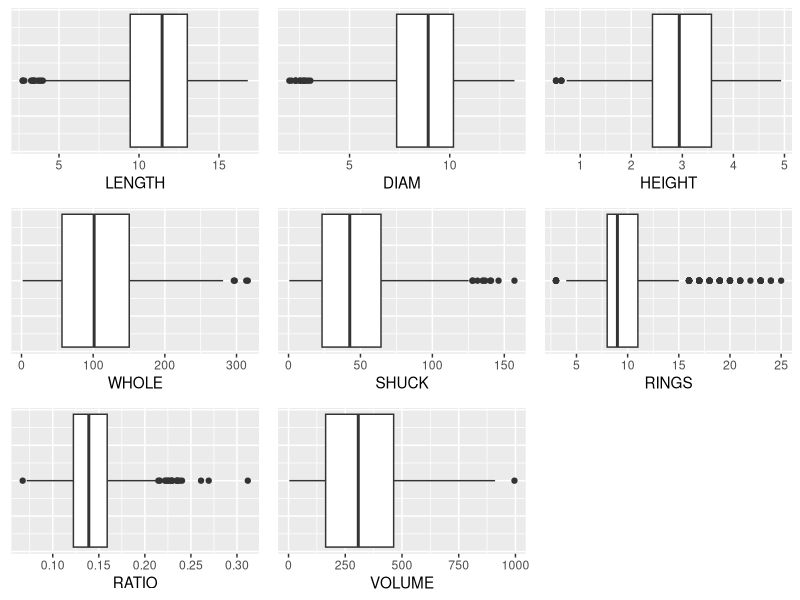
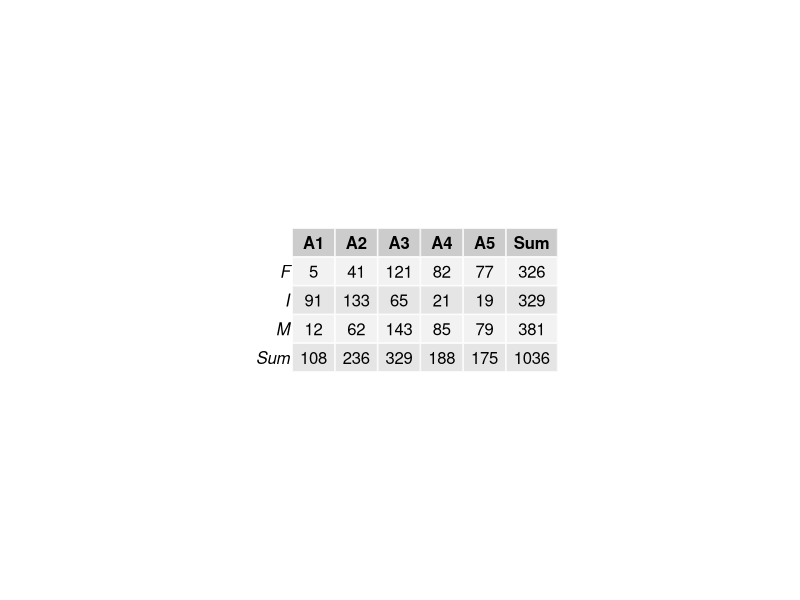
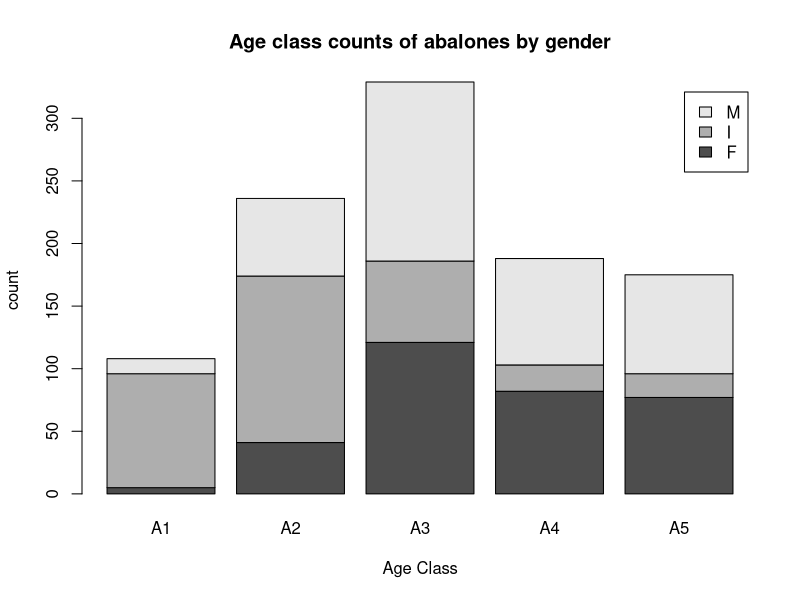
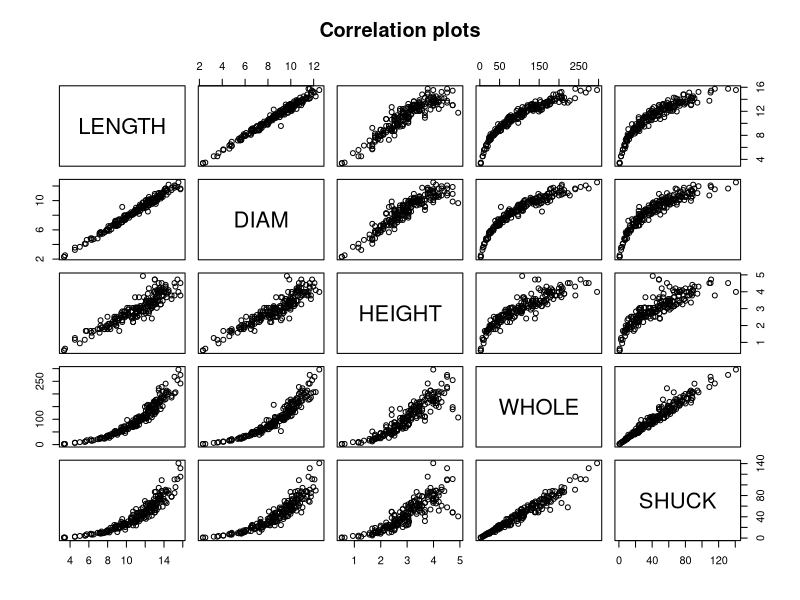
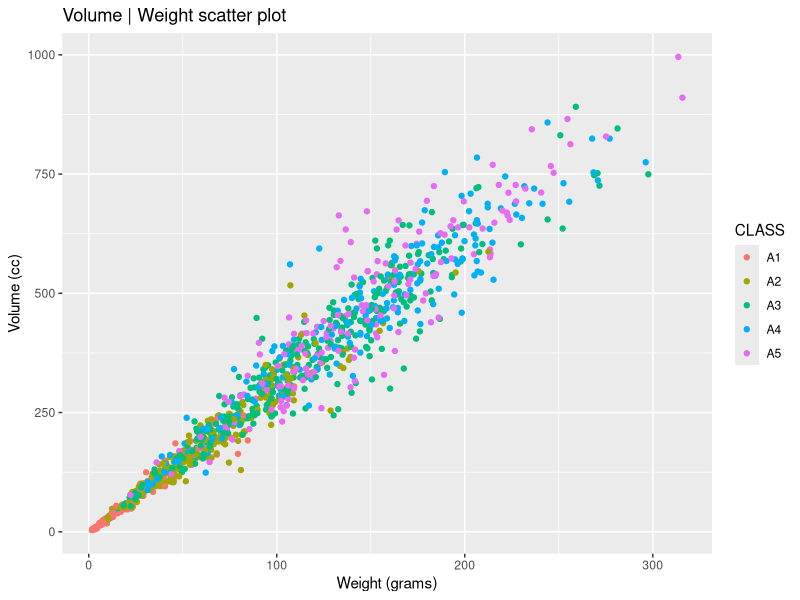
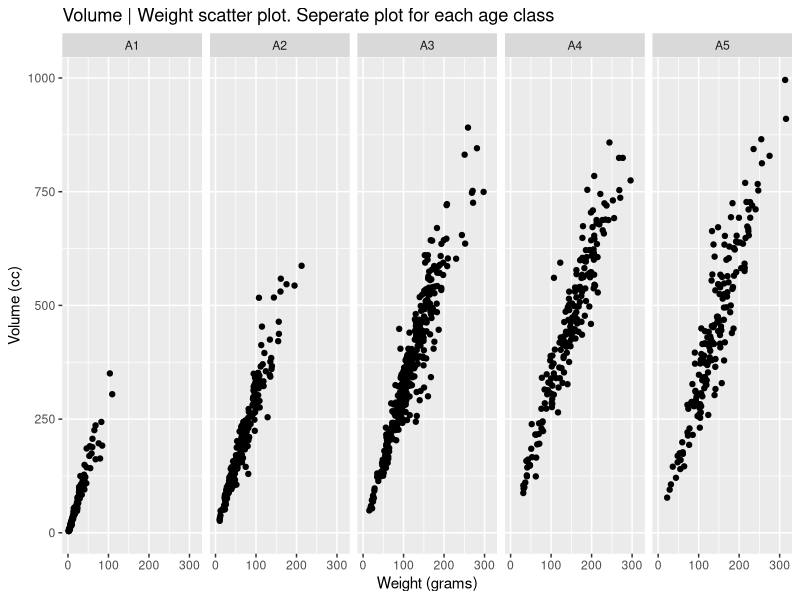
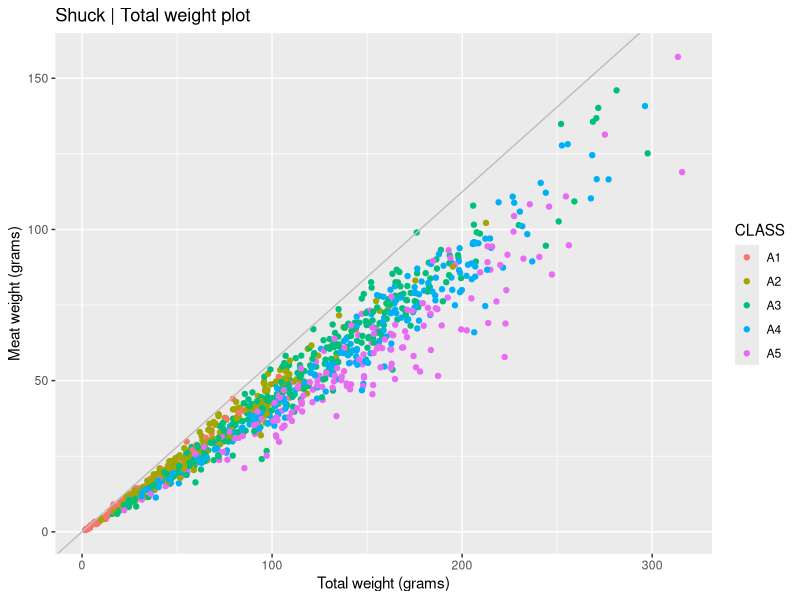
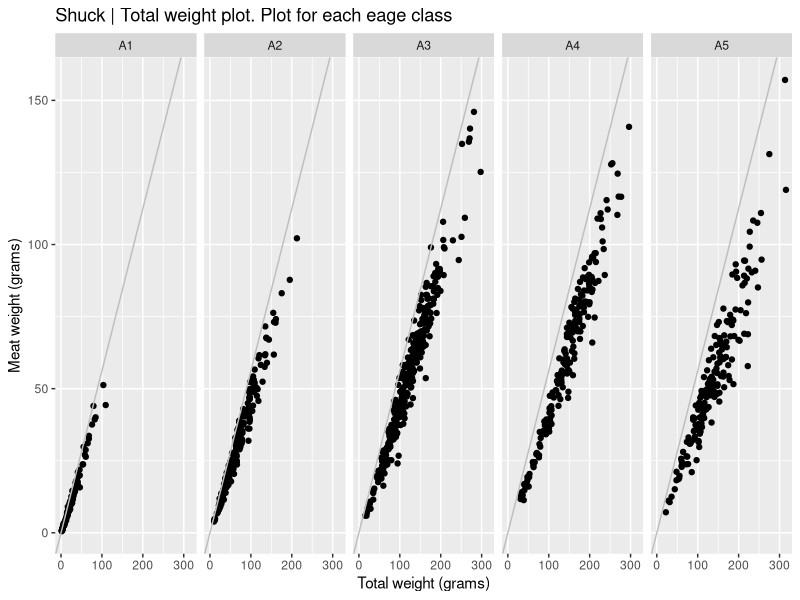

Recreate these plots in R, in order.
## ---- chunk 1
# DO NOT ADD OR REVISE CODE HERE
knitr::opts_chunk$set(echo = FALSE, eval = TRUE)
## ---- chunk 2

# a) Load the ggplot2 and gridExtra packages.

library(ggplot2)
library(gridExtra)
library(knitr)

# b) Use read.csv() to read the abalones.csv into R, assigning the data frame to "mydata."

mydata <- read.csv("data/abalones.csv", sep = ",", stringsAsFactors = TRUE)


# c) Use the str() function to verify the structure of "mydata." You should have 1036 observations
# of eight variables.

str(mydata)

# d) Define two new variables, VOLUME and RATIO. Use the following statements to define VOLUME and
# RATIO as variables appended to the data frame "mydata."

mydata$VOLUME <- mydata$LENGTH * mydata$DIAM * mydata$HEIGHT
mydata$RATIO <- mydata$SHUCK / mydata$VOLUME

## ---- chunk 3
summary(mydata)
table(mydata$CLASS, mydata$RINGS)
## ---- chunk 4
#1. SEX=M(male), F (female), I (infant)
#2. LENGTH= Longest shell length in cm
#3. DIAM = Diameter perpendicular to length in cm
#4. HEIGHT = Height perpendicular to length and diameter in cm
#5. WHOLE = Whole weight of abalone in grams
#6. SHUCK = Shucked weight of meat in grams
#7. RINGS = Age (+1.5 gives the age in years)
#8. CLASS = Age classification based on RINGS (A1= youngest,., A6=oldest) 
BASE_COLUMNS = c("SEX", "LENGTH", "DIAM", "HEIGHT", "WHOLE", "SHUCK", "RINGS", "CLASS", "RATIO", "VOLUME")

noyt = theme(axis.title.y=element_blank(),
        axis.text.y=element_blank(),
        axis.ticks.y=element_blank())
        
grid.arrange(
  ggplot(mydata, aes(x=LENGTH)) + geom_boxplot() + noyt,
  ggplot(mydata, aes(x=DIAM)) + geom_boxplot() + noyt,
  ggplot(mydata, aes(x=HEIGHT)) + geom_boxplot() + noyt,
  ggplot(mydata, aes(x=WHOLE)) + geom_boxplot() + noyt,
  ggplot(mydata, aes(x=SHUCK)) + geom_boxplot() + noyt,
  ggplot(mydata, aes(x=RINGS)) + geom_boxplot() + noyt,
  ggplot(mydata, aes(x=RATIO)) + geom_boxplot() + noyt,
  ggplot(mydata, aes(x=VOLUME)) + geom_boxplot() + noyt
) 
## ---- chunk 5
tbl = table(mydata$SEX, mydata$CLASS)
tbl_margins = tableGrob(addmargins(tbl))
plot(tbl_margins, type='h')
## ---- chunk 6
barplot(tbl, legend=TRUE, ylab="count", xlab="Age Class", main="Age class counts of abalones by gender")
## ---- chunk 7
set.seed(123)
idxs = sample(seq(1:nrow(mydata)), 200)
work = mydata[idxs,]

plot(work[, 2:6], main="Correlation plots")
## ---- chunk 8
mydata$WHOLE_DENSITY = mydata$WHOLE/mydata$VOLUME
ggplot(mydata, aes(x=WHOLE, y=VOLUME, color=CLASS)) + ylab("Volume (cc)") + xlab("Weight (grams)") + ggtitle("Volume | Weight scatter plot") + geom_point()
ggplot(mydata, aes(x=WHOLE, y=VOLUME)) + geom_point() + ylab("Volume (cc)") + xlab("Weight (grams)") + ggtitle("Volume | Weight scatter plot. Seperate plot for each age class") + facet_grid(~CLASS)
## ---- chunk 9
mydata$SHUCK_WHOLE_RATIO = mydata$SHUCK/mydata$WHOLE
max_shuck_whole_ratio = max(mydata$SHUCK_WHOLE_RATIO)
ggplot(mydata, aes(x=WHOLE, y=SHUCK, color=CLASS)) +
  ylab("Meat weight (grams)") + xlab("Total weight (grams)") + ggtitle("Shuck | Total weight plot") +
  geom_point() +
  geom_abline(slope=max_shuck_whole_ratio, color="grey")

ggplot(mydata, aes(x=WHOLE, y=SHUCK)) +
  geom_point() + ggtitle("Shuck | Total weight plot. Plot for each eage class") +
  ylab("Meat weight (grams)") + xlab("Total weight (grams)") +
  geom_abline(slope=max_shuck_whole_ratio, color="grey") +
  facet_grid(~CLASS)

## ---- chunk 10
mydata$OTHER = mydata$WHOLE - mydata$SHUCK
other <- rgb(173,216,230,max = 255, alpha = 80, names = "lt.blue")
shuck <- rgb(255,192,203, max = 255, alpha = 80, names = "lt.pink")
hist(mydata$OTHER, col = other, xlab="Weight (grams)", ylab="Count", ylim=c(0, 150), main="Weight distribution", breaks=15)
hist(mydata$SHUCK, col = shuck, add = TRUE, alpha=0.2, breaks=15)
legend("topright", c("Non-meat weight", "Meat weight"), col=c(other, shuck), lwd=10)
## ---- chunk 11
par(mfrow = c(3,2));

vs = c("A1", 30, "A2", 40, "A3", 50,"A4", 30,"A5", 40)
for (x in seq(1,length(vs),2)) {
  hist(mydata[mydata$CLASS == vs[x],]$OTHER, col = other, xlab="Weight (grams)", ylab="Count", ylim=c(0, strtoi(vs[x+1])), main=sprintf("Class %s",  vs[x]), breaks=15)
  hist(mydata[mydata$CLASS == vs[x], ]$SHUCK, col = shuck, add = TRUE, alpha=0.2, breaks=15)

}
plot.new()
legend("bottomright", c("Non-meat weight", "Meat weight"), col=c(other, shuck), lwd=10)

## ---- chunk 12
library(cowplot)
p1 = ggplot(mydata, aes(x=RATIO)) + geom_histogram(bins = 30) + facet_grid(~SEX) + ggtitle("Ratio histograms by sex")
p2 = ggplot(mydata, aes(x=RATIO)) + geom_boxplot() + facet_grid(~SEX) + ggtitle("Ratio boxplots by sex")
p3 = ggplot(mydata, aes(sample=RATIO)) + stat_qq() + stat_qq_line() + facet_grid(~SEX) + ggtitle("Ratio ggplots by sex")

#grid.arrange(p1, p2, p3)
plot_grid(p1, p2, p3, align="v", nrow = 3, rel_heights = c(1/3, 1/3, 1/3))
#ggplot(mydata, aes(sample=RATIO)) + stat_qq() + stat_qq_line() + facet_grid(~SEX)

## ---- chunk 13
outlier_ratios = c(
  boxplot.stats(mydata[mydata$SEX == "M",]$RATIO)$out,
  boxplot.stats(mydata[mydata$SEX == "F",]$RATIO)$out,
  boxplot.stats(mydata[mydata$SEX == "I",]$RATIO)$out
)
outliers = mydata[mydata$RATIO %in% outlier_ratios,]
kable(outliers[BASE_COLUMNS])
## ---- chunk 14
kable(summary(outliers$CLASS), col.names = list('# of outliers by CLASS'))
## ---- chunk 15
p1 = ggplot(mydata, aes(VOLUME, CLASS)) + geom_boxplot() + geom_vline(xintercept=400, color="red") + ggtitle("Volume boxplots by class")
p2 = ggplot(mydata, aes(WHOLE, CLASS)) + geom_boxplot() + geom_vline(xintercept=70, color="blue") + ggtitle("Whole weight boxplots by class")

p3 = ggplot(mydata, aes(VOLUME, RINGS)) + geom_point() + geom_vline(xintercept=400, color="red") + ggtitle("# of rings | volume")
p4 = ggplot(mydata, aes(WHOLE, RINGS)) + geom_point() + geom_vline(xintercept=70, color="blue") + ggtitle("# of rings | weight")
grid.arrange(p1, p2, p3, p4)

## ---- chunk 16
fiveadf = mydata[, c("VOLUME", "SHUCK", "RATIO", "SEX", "CLASS")]
aggdf = aggregate(x=fiveadf[, !(names(fiveadf) %in% c('SEX', 'CLASS'))], by=list(fiveadf$SEX, fiveadf$CLASS), FUN=mean)
mdata = c(aggdf[, 3:length(aggdf)])

volume_mat = matrix(mdata$VOLUME, nrow=3, ncol=5, dimnames = list(c("F", "I", "M"), c("A1", "A2", "A3", "A4", "A5")))
shuck_mat = matrix(mdata$SHUCK, nrow=3, ncol=5, dimnames = list(c("F", "I", "M"), c("A1", "A2", "A3", "A4", "A5")))
ratio_mat = matrix(mdata$RATIO, nrow=3, ncol=5, dimnames = list(c("F", "I", "M"), c("A1", "A2", "A3", "A4", "A5")))

kable(volume_mat, caption="Volume means by class and sex")
kable(shuck_mat, caption="Shuck means by class and sex")
kable(ratio_mat, caption="Ratio means by class and sex")
## ---- chunk 17
library(data.table)
library(tidyverse)
prep_df = function(mat, col_name) {
  # transpose
  df = data.frame(mat)

  t_df <- data.table::transpose(df)
  # get row and colnames in order
  colnames(t_df) <- rownames(df)
  rownames(t_df) <- colnames(df)
  t_df$CLASS = rownames(t_df)
  rbind(
    t_df %>% select('F', 'CLASS') %>% rename_with(function(x){col_name}, F) %>% mutate(SEX='F'),
    t_df %>% select('M', 'CLASS') %>% rename_with(function(x){col_name}, M) %>% mutate(SEX='M'),
    t_df %>% select('I', 'CLASS') %>% rename_with(function(x){col_name}, I) %>% mutate(SEX='I')
  )  
}

ratio_df = prep_df(ratio_mat, 'MEAN')
p1 = ggplot(ratio_df, aes(x=CLASS, y=MEAN, group=SEX)) +
  geom_line(aes(linetype=SEX)) +
  geom_point(aes(shape=SEX)) +
  labs(title="Plot of mean ratio",x="CLASS", y = "RATIO")

volume_df = prep_df(volume_mat, 'MEAN')
p2 = ggplot(volume_df, aes(x=CLASS, y=MEAN, group=SEX)) +
  geom_line(aes(linetype=SEX))+
  geom_point(aes(shape=SEX)) +
  labs(title="Plot of mean volume",x="CLASS", y = "VOLUME (cc)")

shuck_df = prep_df(shuck_mat, 'MEAN')

p3 = ggplot(shuck_df, aes(x=CLASS, y=MEAN, group=SEX)) +
  geom_line(aes(linetype=SEX))+
  geom_point(aes(shape=SEX)) +
  labs(title="Plot of mean shuck",x="CLASS", y = "WEIGHT (g)")

grid.arrange(p1, p2, p3)
## ---- chunk 18
sd_aggdf = aggregate(x=fiveadf[, !(names(fiveadf) %in% c('SEX', 'CLASS'))], by=list(fiveadf$SEX, fiveadf$CLASS), FUN=sd)
sd_mdata = c(sd_aggdf[, 3:length(sd_aggdf)])

sd_volume_mat = matrix(sd_mdata$VOLUME, nrow=3, ncol=5, dimnames = list(c("F", "I", "M"), c("A1", "A2", "A3", "A4", "A5")))
sd_shuck_mat = matrix(sd_mdata$SHUCK, nrow=3, ncol=5, dimnames = list(c("F", "I", "M"), c("A1", "A2", "A3", "A4", "A5")))
sd_ratio_mat = matrix(sd_mdata$RATIO, nrow=3, ncol=5, dimnames = list(c("F", "I", "M"), c("A1", "A2", "A3", "A4", "A5")))

ratio_df$SD = prep_df(sd_ratio_mat, "SD")$SD
volume_df$SD = prep_df(sd_volume_mat, "SD")$SD
shuck_df$SD = prep_df(sd_shuck_mat, "SD")$SD




grid.arrange(
  ggplot(ratio_df, aes(x=CLASS, y=MEAN, group=SEX, color=SEX)) +
    geom_line(aes(linetype=SEX)) +
    geom_errorbar(aes(ymin=MEAN-SD, ymax=MEAN+SD), width=.1) +
    geom_point(aes(shape=SEX)) +
    labs(title="Plot of mean ratio",x="CLASS", y = "RATIO"),

  ggplot(volume_df, aes(x=CLASS, y=MEAN, group=SEX, color=SEX)) +
    geom_line(aes(linetype=SEX)) +
    geom_errorbar(aes(ymin=MEAN-SD, ymax=MEAN+SD), width=.1) +
    geom_point(aes(shape=SEX)) +
    labs(title="Plot of mean volume",x="CLASS", y = "VOLUME (cc)"),

  ggplot(shuck_df, aes(x=CLASS, y=MEAN, group=SEX, color=SEX)) +
    geom_line(aes(linetype=SEX))+
    geom_errorbar(aes(ymin=MEAN-SD, ymax=MEAN+SD), width=.1) +
    geom_point(aes(shape=SEX)) +
    labs(title="Plot of mean shuck",x="CLASS", y = "WEIGHT (g)")
)
## ---- chunk 19
infant_df = mydata[mydata$SEX == "I",] %>% filter( RINGS < 16)
adult_df = mydata %>% filter(RINGS < 16 ) %>% filter(SEX == "M" | SEX == "F")

p1 = ggplot(infant_df, aes(x=RINGS, y=VOLUME, group=RINGS)) +
  geom_boxplot() +
  labs(title="Infant Volume | Rings", x="RINGS", y = "Volume (cc)") + 
  ylim(c(0, 1100))

p2 = ggplot(adult_df, aes(x=RINGS, y=VOLUME, group=RINGS)) +
  geom_boxplot() +
  labs(title="Adult Volume | Rings", x="RINGS", y = "Volume (cc)") + 
  ylim(c(0, 1100))
  
p3 = ggplot(infant_df, aes(x=RINGS, y=WHOLE, group=RINGS)) +
  geom_boxplot() +
  labs(title="Infant Whole Weight | Rings", x="RINGS", y = "Weight (g)") +
  ylim(c(0, 400))

p4 = ggplot(adult_df, aes(x=RINGS, y=WHOLE, group=RINGS)) +
  geom_boxplot() +
  labs(title="Adult Whole Weight | Rings", x="RINGS", y = "Weight (g)") +
  ylim(c(0, 400))

grid.arrange(p1, p2, p3, p4, nrow=2, ncol=2)

